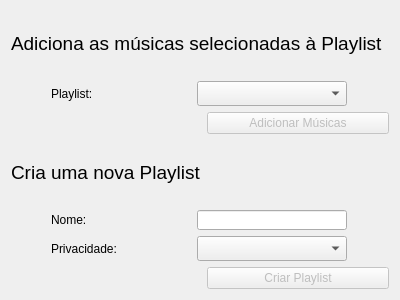
<?xml version="1.0" encoding="UTF-8"?>
<ui version="4.0">
 <class>CreatePlaylist</class>
 <widget class="QDialog" name="CreatePlaylist">
  <property name="geometry">
   <rect>
    <x>0</x>
    <y>0</y>
    <width>400</width>
    <height>300</height>
   </rect>
  </property>
  <property name="windowTitle">
   <string>Dialog</string>
  </property>
  <layout class="QGridLayout" name="gridLayout">
   <item row="5" column="0" colspan="2">
    <layout class="QHBoxLayout" name="horizontalLayout_2">
     <item>
      <widget class="QLabel" name="label_2">
       <property name="minimumSize">
        <size>
         <width>100</width>
         <height>0</height>
        </size>
       </property>
       <property name="maximumSize">
        <size>
         <width>100</width>
         <height>16777215</height>
        </size>
       </property>
       <property name="text">
        <string>Nome:</string>
       </property>
      </widget>
     </item>
     <item>
      <widget class="QLineEdit" name="lineEdit_NomePlaylist">
       <property name="minimumSize">
        <size>
         <width>150</width>
         <height>20</height>
        </size>
       </property>
       <property name="maximumSize">
        <size>
         <width>150</width>
         <height>20</height>
        </size>
       </property>
      </widget>
     </item>
    </layout>
   </item>
   <item row="6" column="0" colspan="2">
    <layout class="QHBoxLayout" name="horizontalLayout_3">
     <item>
      <widget class="QLabel" name="label">
       <property name="minimumSize">
        <size>
         <width>100</width>
         <height>0</height>
        </size>
       </property>
       <property name="maximumSize">
        <size>
         <width>100</width>
         <height>16777215</height>
        </size>
       </property>
       <property name="text">
        <string>Privacidade:</string>
       </property>
      </widget>
     </item>
     <item>
      <widget class="QComboBox" name="comboBox_Privacidade">
       <property name="minimumSize">
        <size>
         <width>150</width>
         <height>25</height>
        </size>
       </property>
       <property name="maximumSize">
        <size>
         <width>150</width>
         <height>25</height>
        </size>
       </property>
      </widget>
     </item>
    </layout>
   </item>
   <item row="1" column="0" colspan="2">
    <layout class="QHBoxLayout" name="horizontalLayout">
     <item>
      <widget class="QLabel" name="label_5">
       <property name="minimumSize">
        <size>
         <width>100</width>
         <height>0</height>
        </size>
       </property>
       <property name="maximumSize">
        <size>
         <width>100</width>
         <height>16777215</height>
        </size>
       </property>
       <property name="text">
        <string>Playlist:</string>
       </property>
      </widget>
     </item>
     <item>
      <widget class="QComboBox" name="comboBox_Playlist">
       <property name="minimumSize">
        <size>
         <width>150</width>
         <height>25</height>
        </size>
       </property>
       <property name="maximumSize">
        <size>
         <width>150</width>
         <height>25</height>
        </size>
       </property>
      </widget>
     </item>
    </layout>
   </item>
   <item row="0" column="0" colspan="2">
    <widget class="QLabel" name="label_4">
     <property name="font">
      <font>
       <pointsize>14</pointsize>
      </font>
     </property>
     <property name="text">
      <string>Adiciona as músicas selecionadas à Playlist</string>
     </property>
    </widget>
   </item>
   <item row="4" column="0">
    <widget class="QLabel" name="label_3">
     <property name="font">
      <font>
       <pointsize>14</pointsize>
      </font>
     </property>
     <property name="text">
      <string>Cria uma nova Playlist</string>
     </property>
    </widget>
   </item>
   <item row="7" column="1">
    <widget class="QPushButton" name="pushButton_CriarPlaylist">
     <property name="enabled">
      <bool>false</bool>
     </property>
     <property name="minimumSize">
      <size>
       <width>100</width>
       <height>0</height>
      </size>
     </property>
     <property name="text">
      <string>Criar Playlist</string>
     </property>
     <property name="autoDefault">
      <bool>false</bool>
     </property>
    </widget>
   </item>
   <item row="2" column="1">
    <widget class="QPushButton" name="pushButton_AdicionarMusicas">
     <property name="enabled">
      <bool>false</bool>
     </property>
     <property name="minimumSize">
      <size>
       <width>100</width>
       <height>0</height>
      </size>
     </property>
     <property name="text">
      <string>Adicionar Músicas</string>
     </property>
     <property name="autoDefault">
      <bool>false</bool>
     </property>
    </widget>
   </item>
  </layout>
 </widget>
 <tabstops>
  <tabstop>comboBox_Playlist</tabstop>
  <tabstop>pushButton_AdicionarMusicas</tabstop>
  <tabstop>lineEdit_NomePlaylist</tabstop>
  <tabstop>comboBox_Privacidade</tabstop>
  <tabstop>pushButton_CriarPlaylist</tabstop>
 </tabstops>
 <resources/>
 <connections/>
</ui>
